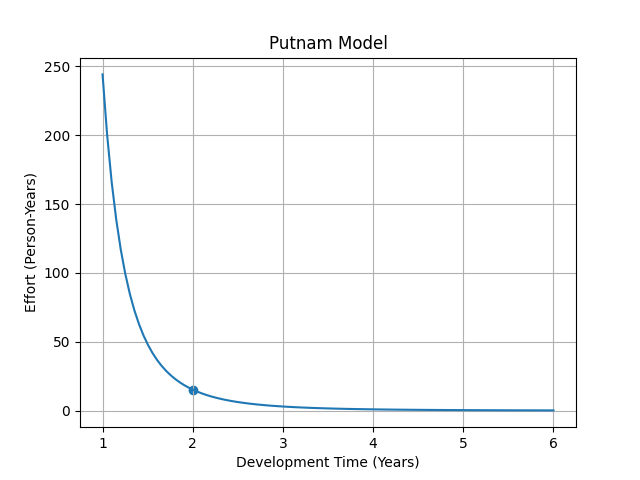

Here is the Python script that generated this plot:
import numpy as np
import matplotlib.pyplot as plt

print("PUTNAM SOFTWARE COST ESTIMATION")

try:
    # Input
    loc = float(input("Enter software size (LOC): "))
    ck = float(input("Enter technology constant: "))
    time = float(input("Enter development time (years): "))
    cost_per_year = float(input("Enter cost per person-year (Rs.): "))

    # Calculations
    effort = (loc / (ck * (time ** (4 / 3)))) ** 3
    staff = effort / time
    cost = effort * cost_per_year

    # Display result
    print("\n----- RESULT -----")
    print("Software Size      :", loc, "LOC")
    print("Technology Constant:", ck)
    print("Development Time   :", time, "years")
    print("Effort             :", round(effort, 2), "person-years")
    print("Average Staff      :", round(staff, 2), "persons")
    print("Estimated Cost     : Rs.", round(cost, 2))

    # Graph
    x = np.linspace(time * 0.5, time * 3, 100)
    y = (loc / (ck * (x ** (4 / 3)))) ** 3

    plt.plot(x, y)
    plt.scatter(time, effort)
    plt.title("Putnam Model")
    plt.xlabel("Development Time (Years)")
    plt.ylabel("Effort (Person-Years)")
    plt.grid(True)
    plt.show()

except ValueError:
    print("Please enter valid numeric values.")
